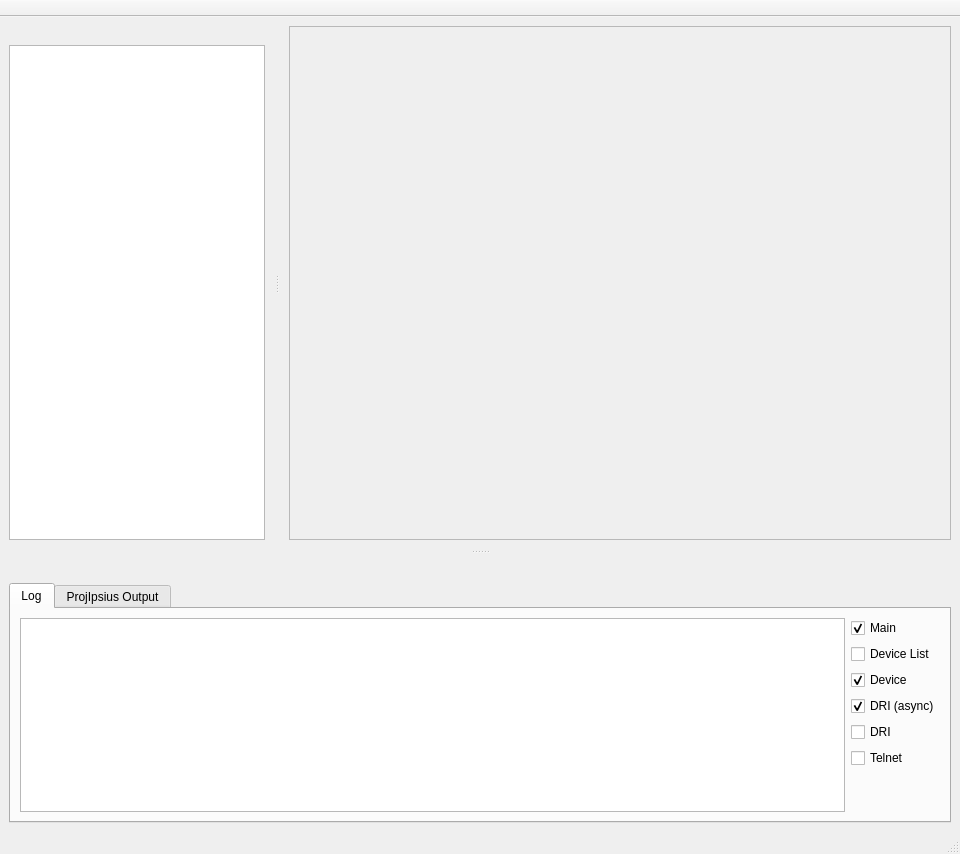
<?xml version="1.0" encoding="UTF-8"?>
<ui version="4.0">
 <class>MainWindow</class>
 <widget class="QMainWindow" name="MainWindow">
  <property name="windowModality">
   <enum>Qt::WindowModal</enum>
  </property>
  <property name="geometry">
   <rect>
    <x>0</x>
    <y>0</y>
    <width>960</width>
    <height>854</height>
   </rect>
  </property>
  <property name="minimumSize">
   <size>
    <width>0</width>
    <height>0</height>
   </size>
  </property>
  <property name="contextMenuPolicy">
   <enum>Qt::NoContextMenu</enum>
  </property>
  <property name="windowTitle">
   <string>Ipsius Quick Config</string>
  </property>
  <property name="dockOptions">
   <set>QMainWindow::AllowNestedDocks|QMainWindow::AllowTabbedDocks|QMainWindow::AnimatedDocks</set>
  </property>
  <widget class="QWidget" name="centralwidget">
   <property name="sizePolicy">
    <sizepolicy hsizetype="Expanding" vsizetype="Expanding">
     <horstretch>0</horstretch>
     <verstretch>0</verstretch>
    </sizepolicy>
   </property>
   <layout class="QHBoxLayout" name="horizontalLayout_2">
    <item>
     <widget class="QScrollArea" name="deviceArea">
      <property name="sizePolicy">
       <sizepolicy hsizetype="Expanding" vsizetype="Expanding">
        <horstretch>0</horstretch>
        <verstretch>0</verstretch>
       </sizepolicy>
      </property>
      <property name="minimumSize">
       <size>
        <width>100</width>
        <height>100</height>
       </size>
      </property>
      <property name="maximumSize">
       <size>
        <width>16777215</width>
        <height>16777215</height>
       </size>
      </property>
      <property name="contextMenuPolicy">
       <enum>Qt::NoContextMenu</enum>
      </property>
      <property name="verticalScrollBarPolicy">
       <enum>Qt::ScrollBarAsNeeded</enum>
      </property>
      <property name="horizontalScrollBarPolicy">
       <enum>Qt::ScrollBarAsNeeded</enum>
      </property>
      <property name="widgetResizable">
       <bool>false</bool>
      </property>
      <widget class="QWidget" name="contents">
       <property name="geometry">
        <rect>
         <x>0</x>
         <y>0</y>
         <width>100</width>
         <height>100</height>
        </rect>
       </property>
       <property name="sizePolicy">
        <sizepolicy hsizetype="Expanding" vsizetype="Expanding">
         <horstretch>0</horstretch>
         <verstretch>0</verstretch>
        </sizepolicy>
       </property>
      </widget>
     </widget>
    </item>
   </layout>
  </widget>
  <widget class="QStatusBar" name="statusbar"/>
  <widget class="QToolBar" name="toolBar">
   <property name="windowTitle">
    <string>toolBar</string>
   </property>
   <property name="movable">
    <bool>false</bool>
   </property>
   <property name="allowedAreas">
    <set>Qt::TopToolBarArea</set>
   </property>
   <property name="floatable">
    <bool>false</bool>
   </property>
   <attribute name="toolBarArea">
    <enum>TopToolBarArea</enum>
   </attribute>
   <attribute name="toolBarBreak">
    <bool>false</bool>
   </attribute>
  </widget>
  <widget class="QDockWidget" name="logs">
   <property name="minimumSize">
    <size>
     <width>296</width>
     <height>244</height>
    </size>
   </property>
   <property name="contextMenuPolicy">
    <enum>Qt::NoContextMenu</enum>
   </property>
   <property name="features">
    <set>QDockWidget::NoDockWidgetFeatures</set>
   </property>
   <property name="allowedAreas">
    <set>Qt::BottomDockWidgetArea</set>
   </property>
   <attribute name="dockWidgetArea">
    <number>8</number>
   </attribute>
   <widget class="QWidget" name="dockWidgetContents_2">
    <layout class="QVBoxLayout" name="verticalLayout_4">
     <item>
      <widget class="QTabWidget" name="tabWidget">
       <property name="currentIndex">
        <number>0</number>
       </property>
       <widget class="QWidget" name="tabLog">
        <attribute name="title">
         <string>Log</string>
        </attribute>
        <layout class="QHBoxLayout" name="horizontalLayout">
         <item>
          <widget class="QListWidget" name="log">
           <property name="midLineWidth">
            <number>0</number>
           </property>
           <property name="horizontalScrollBarPolicy">
            <enum>Qt::ScrollBarAlwaysOff</enum>
           </property>
           <property name="verticalScrollMode">
            <enum>QAbstractItemView::ScrollPerPixel</enum>
           </property>
           <property name="horizontalScrollMode">
            <enum>QAbstractItemView::ScrollPerItem</enum>
           </property>
           <property name="spacing">
            <number>0</number>
           </property>
           <property name="wordWrap">
            <bool>true</bool>
           </property>
          </widget>
         </item>
         <item>
          <layout class="QVBoxLayout" name="verticalLayout_3">
           <item>
            <widget class="QCheckBox" name="logMain">
             <property name="text">
              <string>Main</string>
             </property>
             <property name="checked">
              <bool>true</bool>
             </property>
            </widget>
           </item>
           <item>
            <widget class="QCheckBox" name="logDevList">
             <property name="text">
              <string>Device List</string>
             </property>
             <property name="checked">
              <bool>false</bool>
             </property>
            </widget>
           </item>
           <item>
            <widget class="QCheckBox" name="logDevice">
             <property name="text">
              <string>Device</string>
             </property>
             <property name="checked">
              <bool>true</bool>
             </property>
            </widget>
           </item>
           <item>
            <widget class="QCheckBox" name="logDriAsync">
             <property name="text">
              <string>DRI (async)</string>
             </property>
             <property name="checked">
              <bool>true</bool>
             </property>
            </widget>
           </item>
           <item>
            <widget class="QCheckBox" name="logDri">
             <property name="text">
              <string>DRI</string>
             </property>
             <property name="checked">
              <bool>false</bool>
             </property>
            </widget>
           </item>
           <item>
            <widget class="QCheckBox" name="logTelnet">
             <property name="enabled">
              <bool>true</bool>
             </property>
             <property name="text">
              <string>Telnet</string>
             </property>
             <property name="checked">
              <bool>false</bool>
             </property>
            </widget>
           </item>
           <item>
            <spacer name="verticalSpacer">
             <property name="orientation">
              <enum>Qt::Vertical</enum>
             </property>
             <property name="sizeHint" stdset="0">
              <size>
               <width>20</width>
               <height>13</height>
              </size>
             </property>
            </spacer>
           </item>
          </layout>
         </item>
        </layout>
       </widget>
       <widget class="QWidget" name="tabLogIpsius">
        <attribute name="title">
         <string>ProjIpsius Output</string>
        </attribute>
        <layout class="QVBoxLayout" name="verticalLayout">
         <item>
          <widget class="QListWidget" name="logIpsius">
           <property name="sizePolicy">
            <sizepolicy hsizetype="Expanding" vsizetype="Expanding">
             <horstretch>0</horstretch>
             <verstretch>0</verstretch>
            </sizepolicy>
           </property>
           <property name="midLineWidth">
            <number>0</number>
           </property>
           <property name="horizontalScrollBarPolicy">
            <enum>Qt::ScrollBarAlwaysOff</enum>
           </property>
           <property name="textElideMode">
            <enum>Qt::ElideRight</enum>
           </property>
           <property name="verticalScrollMode">
            <enum>QAbstractItemView::ScrollPerPixel</enum>
           </property>
           <property name="isWrapping" stdset="0">
            <bool>false</bool>
           </property>
           <property name="spacing">
            <number>0</number>
           </property>
           <property name="modelColumn">
            <number>0</number>
           </property>
           <property name="wordWrap">
            <bool>true</bool>
           </property>
          </widget>
         </item>
        </layout>
       </widget>
      </widget>
     </item>
    </layout>
   </widget>
  </widget>
  <widget class="QDockWidget" name="devices">
   <property name="sizePolicy">
    <sizepolicy hsizetype="Expanding" vsizetype="Expanding">
     <horstretch>0</horstretch>
     <verstretch>0</verstretch>
    </sizepolicy>
   </property>
   <property name="minimumSize">
    <size>
     <width>112</width>
     <height>134</height>
    </size>
   </property>
   <property name="contextMenuPolicy">
    <enum>Qt::NoContextMenu</enum>
   </property>
   <property name="features">
    <set>QDockWidget::NoDockWidgetFeatures</set>
   </property>
   <attribute name="dockWidgetArea">
    <number>1</number>
   </attribute>
   <widget class="QWidget" name="dockWidgetContents">
    <layout class="QVBoxLayout" name="verticalLayout_2">
     <item>
      <widget class="QListWidget" name="deviceList">
       <property name="contextMenuPolicy">
        <enum>Qt::NoContextMenu</enum>
       </property>
       <property name="horizontalScrollBarPolicy">
        <enum>Qt::ScrollBarAsNeeded</enum>
       </property>
      </widget>
     </item>
    </layout>
   </widget>
  </widget>
  <action name="actionIpsius">
   <property name="text">
    <string>Ipsius</string>
   </property>
  </action>
  <action name="actionPreferences">
   <property name="text">
    <string>Preferences</string>
   </property>
  </action>
 </widget>
 <resources/>
 <connections/>
</ui>
